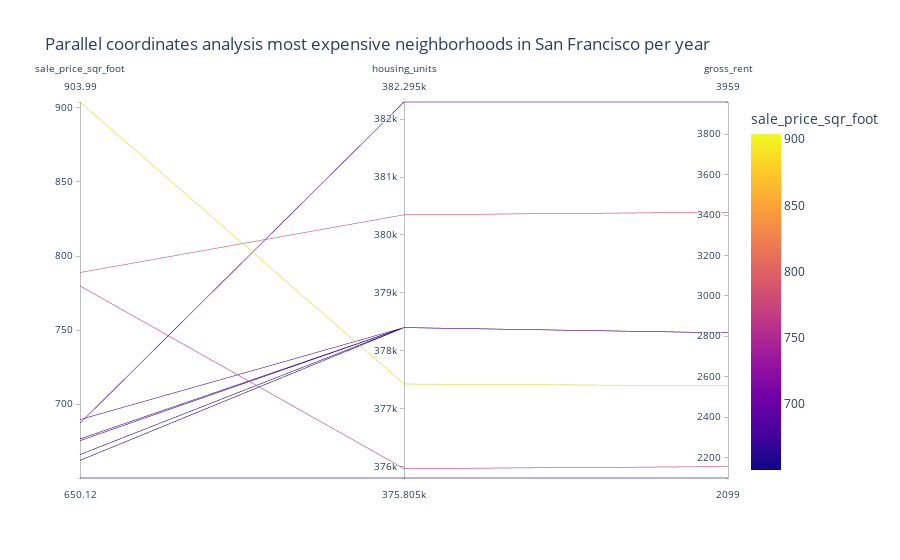

This figure's notebook cell:
### Code cell
def parallel_coordinates():
    """Parallel Coordinates Plot."""

top_most_expensive = sfo_data.groupby([sfo_data["neighborhood"]]).mean().nlargest(10, 'sale_price_sqr_foot').reset_index().round(2)
plot_top_most_expensive = px.parallel_coordinates(top_most_expensive, color='sale_price_sqr_foot', title = "Parallel coordinates analysis most expensive neighborhoods in San Francisco per year")

plot_top_most_expensive

### Figure 1 — Plotly figure (JSON) as saved in the notebook; plotly's stock layout.template omitted (floating-point values rounded to 4 significant figures)
{"data": [{"dimensions": [{"label": "sale_price_sqr_foot", "values": [904.0, 788.8, 779.8, 689.6, 687.1, 676.5, 675.4, 666.0, 662.0, 650.1]}, {"label": "housing_units", "values": [377400.0, 380348, 376000.0, 378401, 382295, 378401, 378401, 378401, 378401, 375805]}, {"label": "gross_rent", "values": [2555.0, 3414, 2155.0, 2817.0, 3959, 2817.0, 2817.0, 2817.0, 2817.0, 2099]}], "domain": {"x": [0, 1], "y": [0, 1]}, "line": {"color": [904.0, 788.8, 779.8, 689.6, 687.1, 676.5, 675.4, 666.0, 662.0, 650.1], "coloraxis": "coloraxis"}, "name": "", "type": "parcoords"}], "layout": {"autosize": true, "coloraxis": {"colorbar": {"title": {"text": "sale_price_sqr_foot"}}, "colorscale": [[0, "#0d0887"], [0.1111, "#46039f"], [0.2222, "#7201a8"], [0.3333, "#9c179e"], [0.4444, "#bd3786"], [0.5556, "#d8576b"], [0.6667, "#ed7953"], [0.7778, "#fb9f3a"], [0.8889, "#fdca26"], [1, "#f0f921"]]}, "legend": {"tracegroupgap": 0}, "title": {"text": "Parallel coordinates analysis most expensive neighborhoods in San Francisco per year"}}}
